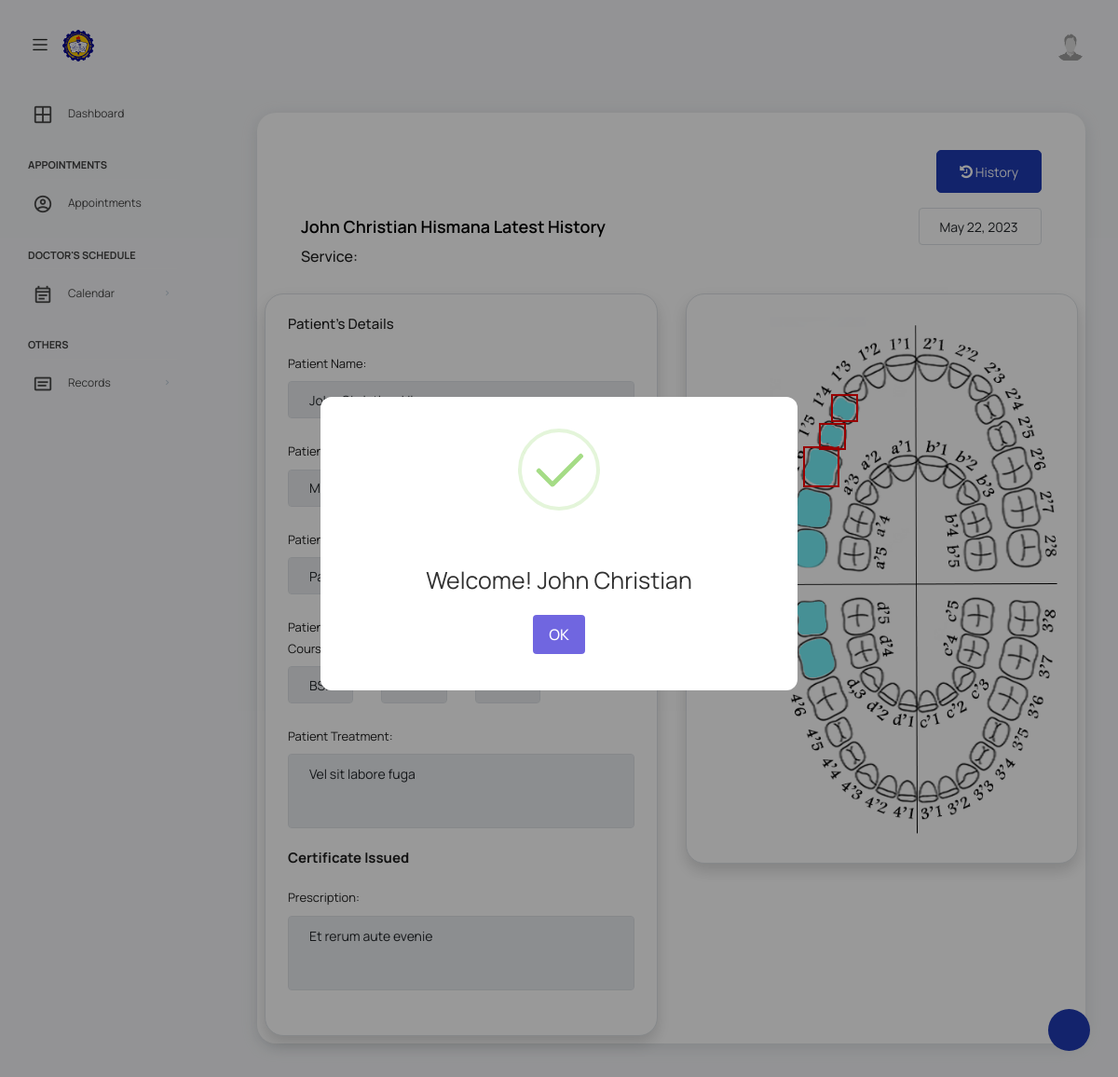
The app's page /views/patientHistoryFront.php (signed in) with its own data.
### tables this page shows
CREATE TABLE `patient` (
  `Patient_ID` int(13) NOT NULL,
  `Assistant_ID` int(13) DEFAULT NULL,
  `patientFname` varchar(30) DEFAULT NULL,
  `patientLname` varchar(30) DEFAULT NULL,
  `patientPassword` varchar(255) DEFAULT NULL,
  `patientContact` varchar(30) DEFAULT NULL,
  `patientEmail` varchar(60) DEFAULT NULL,
  `patientRole` varchar(10) DEFAULT NULL,
  `patientAddress` varchar(255) DEFAULT NULL,
  `patientBirthdate` date NOT NULL,
  `patientIDpicture` varchar(255) DEFAULT NULL,
  `patientProfilepicture` varchar(255) DEFAULT NULL,
  `patientStatus` int(2) DEFAULT NULL
);

CREATE TABLE `appointmentresult` (
  `AppointmentResult_ID` int(255) NOT NULL,
  `Appointment_ID` int(255) DEFAULT NULL,
  `Treatment` varchar(255) DEFAULT NULL,
  `Certificate_Issued` varchar(20) NOT NULL,
  `Appointment_Result_Date` datetime NOT NULL
);

CREATE TABLE `patient_student` (
  `PatientStudentID` int(255) NOT NULL,
  `Patient_ID` int(13) NOT NULL,
  `CollegeID` int(255) NOT NULL,
  `CourseID` int(255) NOT NULL,
  `Year` int(2) NOT NULL,
  `Section` varchar(3) NOT NULL
);

CREATE TABLE `course` (
  `CourseID` int(255) NOT NULL,
  `CollegeID` int(255) NOT NULL,
  `CourseName` varchar(100) NOT NULL
);

CREATE TABLE `prescription` (
  `Prescription_ID` int(255) NOT NULL,
  `Appointment_ID` int(255) NOT NULL,
  `Prescription_Description` varchar(255) NOT NULL
);

CREATE TABLE `appointmenttoothresult` (
  `AppointmentToothResult_ID` int(255) NOT NULL,
  `Appointment_ID` int(13) DEFAULT NULL,
  `Tooth_ID` int(255) DEFAULT NULL,
  `Appointment_Tooth_Status` int(2) DEFAULT NULL,
  `Recent_change` int(2) NOT NULL
);

### config/database.php (called while the page is built, shortened)
<?php
$host = "localhost";
$username = "root";
$password = "";
$database = "clinic";
$conn = mysqli_connect($host, $username, $password, $database);
function first($table, $columns_and_values, $orderBy = null)
{
    global $conn;
    $sql = "SELECT * FROM $table WHERE ";
    $params = [];
    $types = "";
    $i = 0;
    foreach ($columns_and_values as $column => $value) {
        $sql .= "$column = ? ";
        $params[] = &$columns_and_values[$column];
        $types .= "s";
    }
    $sql .= "LIMIT 1";
    $stmt = mysqli_prepare($conn, $sql);
    array_unshift($params, $types);
    call_user_func_array(array($stmt, "bind_param"), $params);
    $stmt->execute();
    $result = $stmt->get_result();
    return $result->fetch_assoc();
}
function firstJoin($table, $joins, $conditions = [], $orderBy = null)
{
    global $conn;
    $query = "SELECT * FROM $table";
    foreach ($joins as $join) {
        $query .= " INNER JOIN $join[0] ON $join[1] = $join[2]";
    }
    if (!empty($conditions)) {
        $where_clauses = array();
        $params = array();
        foreach ($conditions as $column => $value) {
            $where_clauses[] = "$column = ?";
            $params[] = $value;
        }
        $query .= " WHERE " . implode(" AND ", $where_clauses);
    }
    if ($orderBy !== null) {
        $orderByClause = key($orderBy) . " " . current($orderBy);
        $query .= " ORDER BY $orderByClause ";
    }
    $query .= " LIMIT 1";
    $stmt = mysqli_prepare($conn, $query);
    if (!empty($conditions)) {
        $types = str_repeat("s", count($params));
        $stmt->bind_param($types, ...$params);
    }
    $stmt->execute();
    $result = $stmt->get_result();
    $row = $result->fetch_assoc();
    return $row;
}

### views/patientHistoryFront.php (the view, shortened to what this page needs)
<?php require_once('patientHeader.php'); ?>
<?php $user = first('patient', ['Patient_ID' => $_SESSION['Patient_ID']]); ?>
<?php $appoint_result = firstJoin('appointmentresult', [['appointment', 'appointment.Appointment_ID', 'appointmentresult.Appointment_ID']], ['appointment.Patient_ID' => $_SESSION['Patient_ID']], ['appointment.Appointment_ID' => "DESC"]); ?>
<?php if (!empty($appoint_result)) { ?>
    <?php $appoint_prescript = firstJoin('appointmentresult', [['appointment', 'appointment.Appointment_ID', 'appointmentresult.Appointment_ID'], ['prescription', 'prescription.Appointment_ID', 'appointment.Appointment_ID']], ['appointment.Patient_ID' => $_SESSION['Patient_ID']], ['appointment.Appointment_ID' => "DESC"]); ?>
    <div class="col-lg-12 grid-margin stretch-card mb-4">
        <div class="card px-2 pb-2">
            <div class="card-body">
                <div class="row mx-auto mt-3">
                    <div class="">
                        <a href="patientViewHistory.php?from=<?php echo date('Y-m-d'); ?>&to=<?php echo date('Y-m-d', strtotime('+7 days')); ?>" class="btn float-end btn-primary mb-3"><i class="fa fa-history"></i> History</a>
                    </div>
                    <div class="d-flex justify-content-between align-items-center">
                        <h4 class="card-title m-0"><?= $user['patientFname'] . ' ' . $user['patientLname'] ?> Latest History</h4>
                        <div class="col-md-2">
                            <input class="form-control bg-transparent border-0" readonly value="<?php echo date('M d, Y', strtotime($appoint_result['Appointment_Result_Date'])) ?>">
                        </div>
                    </div>
                </div>
                <div class="row mx-auto mt-1">
                    <h5>Service:
                    </h5>
                </div>
            </div>
            <div class="row">
                <div class="col-md-6">
                    <div class="card shadow border" style="height: 100%;">
                        <div class="card-body">
                            <h6 class="m-0">Patient's Details</h6>
                            <div class="form-group mt-4">
                                <label>Patient Name:</label>
                            </div>
                            <div class="form-group mt-4">
                                <label>Patient Birthdate:</label>
                            </div>
                            <div class="form-group mt-4">
                                <label>Patient Address:</label>
                            </div>
                            <?php if ($user['patientRole'] == "student") :
                                $students = firstJoin('patient_student', [['course', 'patient_student.CourseID', 'course.CourseID']], ['patient_student.Patient_ID' => $user['Patient_ID']]);
                            ?>
                                <div class="form-group mt-4">
                                    <div class="row">
                                        <div class="col-md-3">
                                            <label>Patient Course:</label>
                                            <input class="form-control" disabled value="<?= $students['CourseName'] ?>">
                                        </div>
                                        <div class="col-md-3">
                                            <label>Patient Year:</label>
                                        </div>
                                        <div class="col-md-3">
                                            <label>Patient Section:</label>
                                        </div>
                                    </div>
                                </div>
                            <?php endif; ?>
                            <div class="form-group mt-2">
                                <label>Patient Treatment:</label>
                                <textarea type="text" class="form-control" readonly rows="5"><?= $appoint_result['Treatment'] ?></textarea>
                            </div>
                            <div class="form-group">
                                <h6><strong><?= $appoint_result['Certificate_Issued'] ?> Issued</strong></h6>
                            </div>
                            <?php if (!empty($appoint_prescript)) : ?>
                                <div class="form-group">
                                    <label>Prescription:</label>
                                    <textarea type="text" class="form-control" rows="5" readonly><?php echo $appoint_prescript['Prescription_Description'] ?></textarea>
                                </div>
                            <?php endif; ?>
                        </div>
                    </div>
                </div>
                <div class="col-md-6">
                    <div class="card shadow border">
                        <div class="card-body p-4 d-flex justify-content-center position-relative mx-auto" id="teeth_box" patient-id="<?php echo $_SESSION['Patient_ID']; ?>" style="height:610px">
                            <?php
                            for ($i = 1; $i <= 32; $i++) {
                                ${"teeth{$i}"} = firstJoin('tooth', [['appointmenttoothresult', 'tooth.Tooth_ID', 'appointmenttoothresult.Tooth_ID'], ['appointment', 'appointment.Appointment_ID', 'appointmenttoothresult.Appointment_ID']], ['tooth.Patient_ID' => $_SESSION['Patient_ID'], 'tooth.Tooth_Number' => $i], ['appointment.Patient_ID' => 'DESC']);
                            }
                            ?>
                            <?php
                            for ($i = 1; $i <= 32; $i++) {
                                $tooth = "teeth" . $i;
                                $tooth_data = ${'teeth' . $i};
                                echo '<img class="teeth ' . $tooth . ($tooth_data['Recent_change'] == 1 ? ' border-custom' : '') . '" tooth-status="' . $tooth_data['Appointment_Tooth_Status'] . '" tooth-id="' . $tooth_data['AppointmentToothResult_ID'] . '" src="';
                                echo $tooth_data['Appointment_Tooth_Status'] == 1 ? '../public/assets/images/teeth/filled/tooth no' . $i . '.png' : ($tooth_data['Appointment_Tooth_Status'] == 2 ? '../public/assets/images/teeth/cavities/tooth ' . $i . '.png' : ($tooth_data['Appointment_Tooth_Status'] == 3 ? '../public/assets/images/teeth/extracted/tooth ' . $i . '.png' : ($tooth_data['Appointment_Tooth_Status'] == 4 ? '../public/assets/images/teeth/replaced/tooth ' . $i . '.png' : '../public/assets/images/teeth/default.png')));
                                echo '">';
                            }
                            ?>
                            <img style="height:100%; width:100%; object-fit:contain" src="../public/assets/images/toothchart.png">
                        </div>
                    </div>
                </div>
            </div>
        </div>
    </div>
<?php } else { ?>
    <h1 class="text-center text-secondary mt-3">No History Yet</h1>
<?php } ?>
<?php require_once('footer.php'); ?>

### records on screen
patient: patientFname "John Christian", patientLname "Hismana"
appointmentresult: Appointment_Result_Date "May 22, 2023", Treatment "Vel sit labore fuga", Certificate_Issued "Certificate", Prescription_Description "Et rerum aute evenie"
patient_student: CourseID.CourseName "BSIT"
appointmenttoothresult: shows a picture
appointmenttoothresult: shows a picture
appointmenttoothresult: shows a picture
appointmenttoothresult: shows a picture
appointmenttoothresult: shows a picture
appointmenttoothresult: shows a picture
appointmenttoothresult: shows a picture
